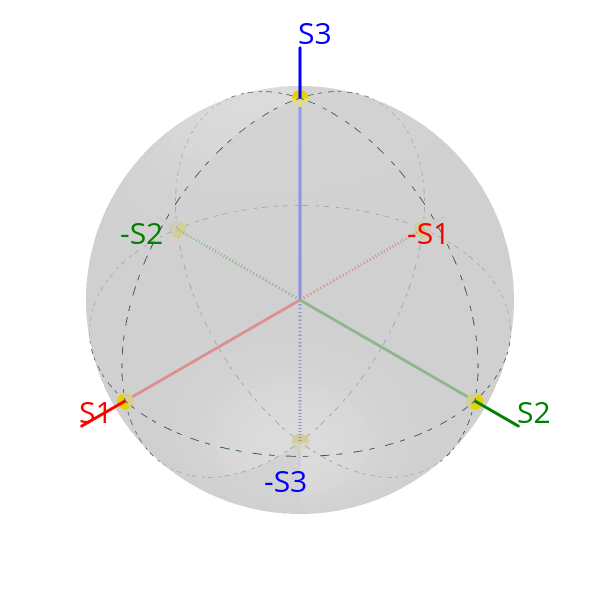

Source (notebook cell):
### Code cell
from py_pol.stokes import Stokes
from MuellerLib import *

linPol1 = MuellerLinearPolarizer(0)
thetas1 = np.rad2deg(np.array([2*np.pi,   
                               1*np.pi, 
                               5/2*np.pi, 
                               3/2*np.pi, 
                               3/2*np.pi, 
                               5/2*np.pi]))
thetas2 = np.rad2deg(np.array([3/2*np.pi, 
                               3/2*np.pi, 
                               3/2*np.pi,  
                               3/2*np.pi,  
                               2*np.pi, 
                               2*np.pi]))
# thetas1 = [0,   
#                                180, 
#                                90,90,90,90]
# thetas2 = [3/2*np.pi, 
#                                3/2*np.pi, 
#                                90,  
#              glpat-JGl9ICdF6DfrtUmkaCk4bG86MQp1OjV3Ywk.01.0z1n4irmp                  270,  
#                                0, 
#                                180]
RetMat1 = np.array([MuellerRetarder(i, 45) for i in thetas1]) # [315, 135, 75]
RetMat2 = np.array([MuellerRetarder(i, 0) for i in thetas2]) # [315, 135, 270] 
# RetMat = np.array([RetMat1[0,:,:] @ RetMat2[0,:,:], RetMat1[0,:,:] @ RetMat2[1,:,:], RetMat1[1,:,:] @ RetMat2[0,:,:], RetMat1[1,:,:] @ RetMat2[1,:,:], RetMat1[1,:,:] @ RetMat2[2,:,:], RetMat1[2,:,:] @ RetMat2[1,:,:]])

SQuelle = RetMat2 @ RetMat1 @ linPol1 @ np.array([1,0,0,0])
# ----------------- VIS
S = Stokes("Quelle")
S.from_matrix(SQuelle)
print(S)
S.draw_poincare()
# axis, fig = S.draw_ellipse(draw_arrow=True, figsize=(5,5))
# plt.show()
# ----------------- VIS

### Figure 1 — Plotly figure (JSON) as saved in the notebook; plotly's stock layout.template omitted (floating-point values rounded to 4 significant figures; data arrays with more than 128 entries replaced by an {"elided": "..."} marker saying what was removed)
{"data": [{"hoverinfo": "skip", "line": {"color": "red", "width": 6}, "marker": {"size": 1}, "name": "S1", "scene": "scene", "type": "scatter3d", "x": [0, 1.2], "y": [0, 0], "z": [0, 0]}, {"hoverinfo": "skip", "line": {"color": "red", "dash": "dash", "width": 6}, "marker": {"size": 1}, "name": "-S1", "scene": "scene", "type": "scatter3d", "x": [0, -1.2], "y": [0, 0], "z": [0, 0]}, {"hoverinfo": "skip", "line": {"color": "green", "width": 6}, "marker": {"size": 1}, "name": "S2", "scene": "scene", "type": "scatter3d", "x": [0, 0], "y": [0, 1.2], "z": [0, 0]}, {"hoverinfo": "skip", "line": {"color": "green", "dash": "dash", "width": 6}, "marker": {"size": 1}, "name": "-S2", "scene": "scene", "type": "scatter3d", "x": [0, 0], "y": [0, -1.2], "z": [0, 0]}, {"hoverinfo": "skip", "line": {"color": "blue", "width": 6}, "marker": {"size": 1}, "name": "S3", "scene": "scene", "type": "scatter3d", "x": [0, 0], "y": [0, 0], "z": [0, 1.2]}, {"hoverinfo": "skip", "line": {"color": "blue", "dash": "dash", "width": 6}, "marker": {"size": 1}, "name": "-S3", "scene": "scene", "type": "scatter3d", "x": [0, 0], "y": [0, 0], "z": [0, -1.2]}, {"line": {"color": "darkslategrey", "dash": "dashdot", "width": 2}, "mode": "lines", "name": "S3=0", "scene": "scene", "type": "scatter3d", "x": {"elided": "361 float values"}, "y": {"elided": "361 float values"}, "z": {"elided": "361 float values"}}, {"line": {"color": "darkslategrey", "dash": "dashdot", "width": 2}, "mode": "lines", "name": "S2=0", "scene": "scene", "type": "scatter3d", "x": {"elided": "361 float values"}, "y": {"elided": "361 float values"}, "z": {"elided": "361 float values"}}, {"line": {"color": "darkslategrey", "dash": "dashdot", "width": 2}, "mode": "lines", "name": "S1=0", "scene": "scene", "type": "scatter3d", "x": {"elided": "361 float values"}, "y": {"elided": "361 float values"}, "z": {"elided": "361 float values"}}, {"cmax": 1, "cmin": 0, "colorscale": [[0, "rgb(255,255,255)"], [0.125, "rgb(240,240,240)"], [0.25, "rgb(217,217,217)"], [0.375, "rgb(189,189,189)"], [0.5, "rgb(150,150,150)"], [0.625, "rgb(115,115,115)"], [0.75, "rgb(82,82,82)"], [0.875, "rgb(37,37,37)"], [1, "rgb(0,0,0)"]], "customdata": [], "hovertemplate": "S1: %{x:.3f}<br>S2: %{y:.3f}<br>S3: %{z:.3f}<br>Parameter: %{customdata:.3f}", "lighting": {"ambient": 0.9, "diffuse": 0, "fresnel": 0.2, "roughness": 0.5, "specular": 0.05}, "name": "Sphere", "opacity": 0.7, "scene": "scene", "showlegend": false, "showscale": false, "surfacecolor": {"elided": "100x100 float values"}, "type": "surface", "x": {"elided": "100x100 float values"}, "y": {"elided": "100x100 float values"}, "z": {"elided": "100x100 float values"}}, {"customdata": [], "hovertemplate": "S1: %{x:.3f}<br>S2: %{y:.3f}<br>S3: %{z:.3f}<br>Parameter: %{customdata:.3f}", "marker": {"color": [1.0, 1.0, 1.0, 1.0, 1.0, 1.0], "colorscale": [[0, "rgb(0,0,0)"], [0.25, "rgb(230,0,0)"], [0.5, "rgb(230,210,0)"], [0.75, "rgb(255,255,255)"], [1, "rgb(160,200,255)"]], "size": 10}, "mode": "markers", "name": "Quelle", "scene": "scene", "type": "scatter3d", "x": [1.0, -1.0, -1.837e-16, 6.123e-17, 4.441e-16, 5.666e-16], "y": [2.449e-16, 1.225e-16, -1.0, 1.0, 0.0, 0.0], "z": [6.123e-17, -1.608e-16, 2.833e-16, -1.608e-16, 1.0, -1.0]}], "layout": {"height": 600, "margin": {"b": 20, "l": 20, "r": 20, "t": 20}, "scene": {"annotations": [{"font": {"color": "red", "size": 30}, "showarrow": false, "text": "S1", "x": 1.2, "xshift": 15, "y": 0, "yshift": 15, "z": 0}, {"font": {"color": "red", "size": 30}, "showarrow": false, "text": "-S1", "x": -1.2, "xshift": -15, "y": 0, "yshift": -15, "z": 0}, {"font": {"color": "green", "size": 30}, "showarrow": false, "text": "S2", "x": 0, "xshift": 15, "y": 1.2, "yshift": 15, "z": 0}, {"font": {"color": "green", "size": 30}, "showarrow": false, "text": "-S2", "x": 0, "xshift": -15, "y": -1.2, "yshift": -15, "z": 0}, {"font": {"color": "blue", "size": 30}, "showarrow": false, "text": "S3", "x": 0, "xshift": 15, "y": 0, "yshift": 15, "z": 1.2}, {"font": {"color": "blue", "size": 30}, "showarrow": false, "text": "-S3", "x": 0, "xshift": -15, "y": 0, "yshift": -15, "z": -1.2}], "camera": {"center": {"x": 0, "y": 0, "z": 0}, "eye": {"x": 0.75, "y": 0.75, "z": 0.75}, "up": {"x": 0, "y": 0, "z": 1}}, "domain": {"x": [0, 1], "y": [0, 1]}, "xaxis": {"showbackground": false, "showgrid": false, "visible": false, "zeroline": false}, "yaxis": {"showbackground": false, "showgrid": false, "visible": false, "zeroline": false}, "zaxis": {"showbackground": false, "showgrid": false, "visible": false, "zeroline": false}}, "showlegend": false, "width": 600}}
